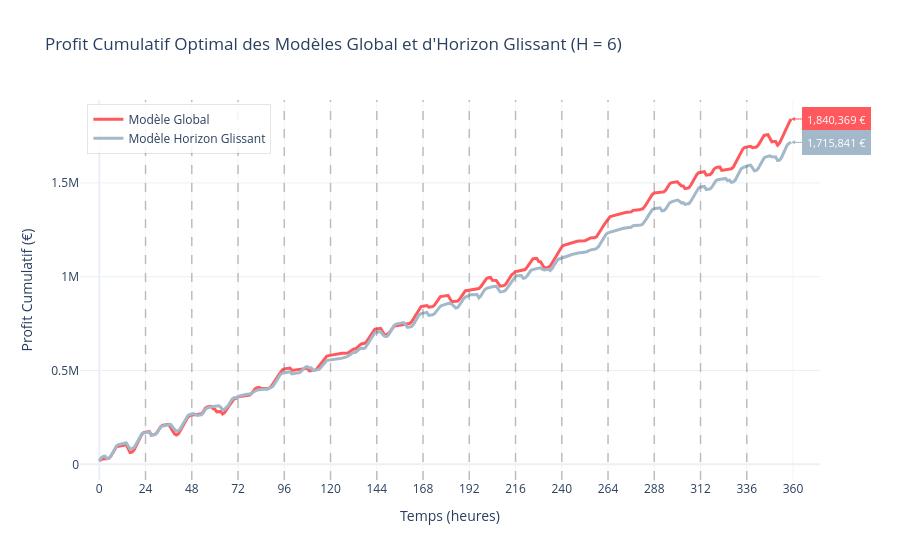

Notebook code for this chart:
### Code cell
results_dict = {
     "Global": hydro_with_cost("BelgiumScenario1_15jours.txt", C_jour=0),
     "Horizon Glissant": hydro_rolling_horizon("BelgiumScenario1_15jours.txt", 6),
 }


plot_horizon_profits(results_dict, "BelgiumScenario1_15jours.txt")

### Figure 1 — Plotly figure (JSON) as saved in the notebook; plotly's stock layout.template omitted (floating-point values rounded to 4 significant figures; data arrays with more than 128 entries replaced by an {"elided": "..."} marker saying what was removed)
{"data": [{"line": {"color": "#ff595e", "width": 3}, "mode": "lines", "name": "Modèle Global", "type": "scatter", "x": {"elided": "360 int values"}, "y": {"elided": "360 float values"}}, {"line": {"color": "#A3B9C9", "width": 3}, "mode": "lines", "name": "Modèle Horizon Glissant", "type": "scatter", "x": {"elided": "360 int values"}, "y": {"elided": "360 float values"}}], "layout": {"annotations": [{"arrowcolor": "#ff595e", "arrowhead": 2, "arrowsize": 0.8, "ax": 45, "ay": 0, "bgcolor": "#ff595e", "bordercolor": "#ff595e", "borderpad": 4, "borderwidth": 1, "font": {"color": "white", "size": 11}, "showarrow": true, "text": "1,840,369 €", "x": 359, "y": 1840000.0}, {"arrowcolor": "#A3B9C9", "arrowhead": 2, "arrowsize": 0.8, "ax": 45, "ay": 0, "bgcolor": "#A3B9C9", "bordercolor": "#A3B9C9", "borderpad": 4, "borderwidth": 1, "font": {"color": "white", "size": 11}, "showarrow": true, "text": "1,715,841 €", "x": 359, "y": 1716000.0}], "legend": {"bgcolor": "rgba(255,255,255,0.85)", "bordercolor": "rgba(0,0,0,0.1)", "borderwidth": 1, "x": 0.01, "y": 0.99}, "shapes": [{"line": {"color": "rgba(100, 100, 100, 0.4)", "dash": "dash", "width": 1.5}, "type": "line", "x0": 24, "x1": 24, "xref": "x", "y0": 0, "y1": 1, "yref": "paper"}, {"line": {"color": "rgba(100, 100, 100, 0.4)", "dash": "dash", "width": 1.5}, "type": "line", "x0": 48, "x1": 48, "xref": "x", "y0": 0, "y1": 1, "yref": "paper"}, {"line": {"color": "rgba(100, 100, 100, 0.4)", "dash": "dash", "width": 1.5}, "type": "line", "x0": 72, "x1": 72, "xref": "x", "y0": 0, "y1": 1, "yref": "paper"}, {"line": {"color": "rgba(100, 100, 100, 0.4)", "dash": "dash", "width": 1.5}, "type": "line", "x0": 96, "x1": 96, "xref": "x", "y0": 0, "y1": 1, "yref": "paper"}, {"line": {"color": "rgba(100, 100, 100, 0.4)", "dash": "dash", "width": 1.5}, "type": "line", "x0": 120, "x1": 120, "xref": "x", "y0": 0, "y1": 1, "yref": "paper"}, {"line": {"color": "rgba(100, 100, 100, 0.4)", "dash": "dash", "width": 1.5}, "type": "line", "x0": 144, "x1": 144, "xref": "x", "y0": 0, "y1": 1, "yref": "paper"}, {"line": {"color": "rgba(100, 100, 100, 0.4)", "dash": "dash", "width": 1.5}, "type": "line", "x0": 168, "x1": 168, "xref": "x", "y0": 0, "y1": 1, "yref": "paper"}, {"line": {"color": "rgba(100, 100, 100, 0.4)", "dash": "dash", "width": 1.5}, "type": "line", "x0": 192, "x1": 192, "xref": "x", "y0": 0, "y1": 1, "yref": "paper"}, {"line": {"color": "rgba(100, 100, 100, 0.4)", "dash": "dash", "width": 1.5}, "type": "line", "x0": 216, "x1": 216, "xref": "x", "y0": 0, "y1": 1, "yref": "paper"}, {"line": {"color": "rgba(100, 100, 100, 0.4)", "dash": "dash", "width": 1.5}, "type": "line", "x0": 240, "x1": 240, "xref": "x", "y0": 0, "y1": 1, "yref": "paper"}, {"line": {"color": "rgba(100, 100, 100, 0.4)", "dash": "dash", "width": 1.5}, "type": "line", "x0": 264, "x1": 264, "xref": "x", "y0": 0, "y1": 1, "yref": "paper"}, {"line": {"color": "rgba(100, 100, 100, 0.4)", "dash": "dash", "width": 1.5}, "type": "line", "x0": 288, "x1": 288, "xref": "x", "y0": 0, "y1": 1, "yref": "paper"}, {"line": {"color": "rgba(100, 100, 100, 0.4)", "dash": "dash", "width": 1.5}, "type": "line", "x0": 312, "x1": 312, "xref": "x", "y0": 0, "y1": 1, "yref": "paper"}, {"line": {"color": "rgba(100, 100, 100, 0.4)", "dash": "dash", "width": 1.5}, "type": "line", "x0": 336, "x1": 336, "xref": "x", "y0": 0, "y1": 1, "yref": "paper"}], "title": {"text": "Profit Cumulatif Optimal des Modèles Global et d'Horizon Glissant (H = 6)"}, "xaxis": {"anchor": "y", "domain": [0, 1], "dtick": 24, "gridcolor": "rgba(230, 230, 230, 0.4)", "range": [-10, 374], "showgrid": true, "title": {"text": "Temps (heures)"}}, "yaxis": {"anchor": "x", "domain": [0, 1], "title": {"text": "Profit Cumulatif (€)"}}}}
